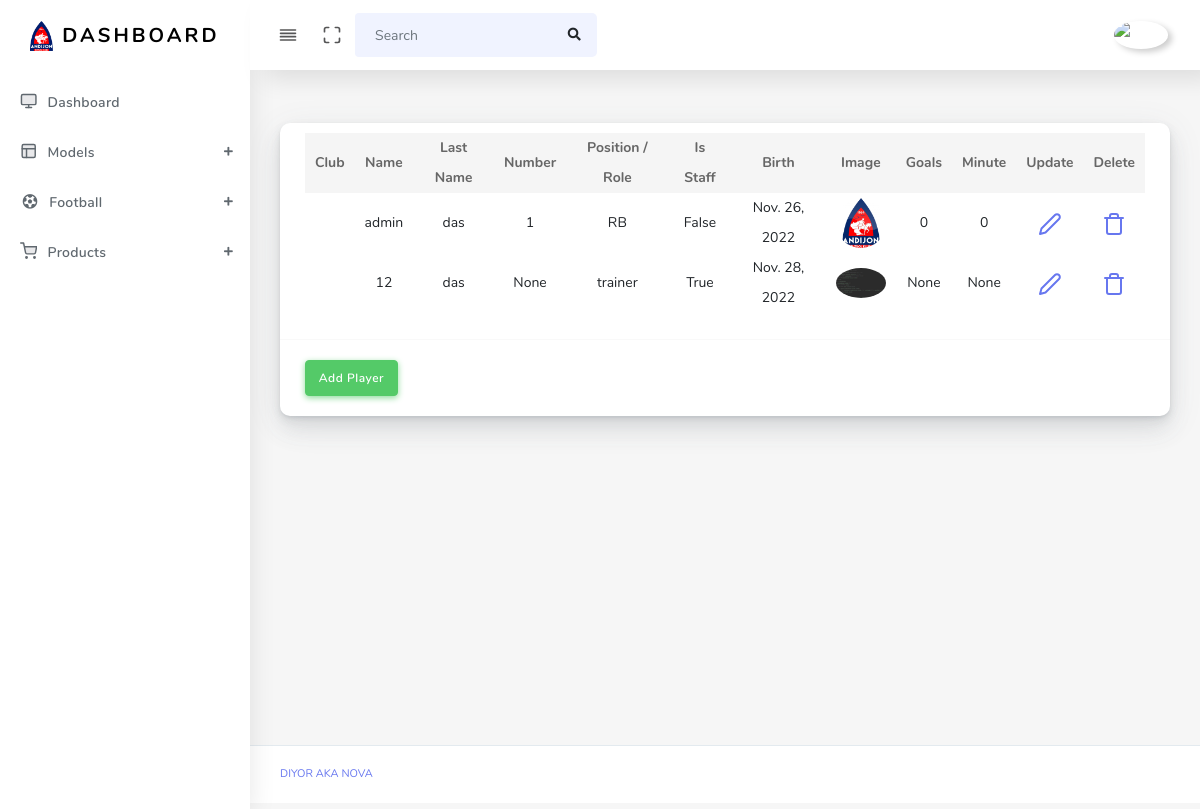
Page /player/ (signed in) on the earlier database version.
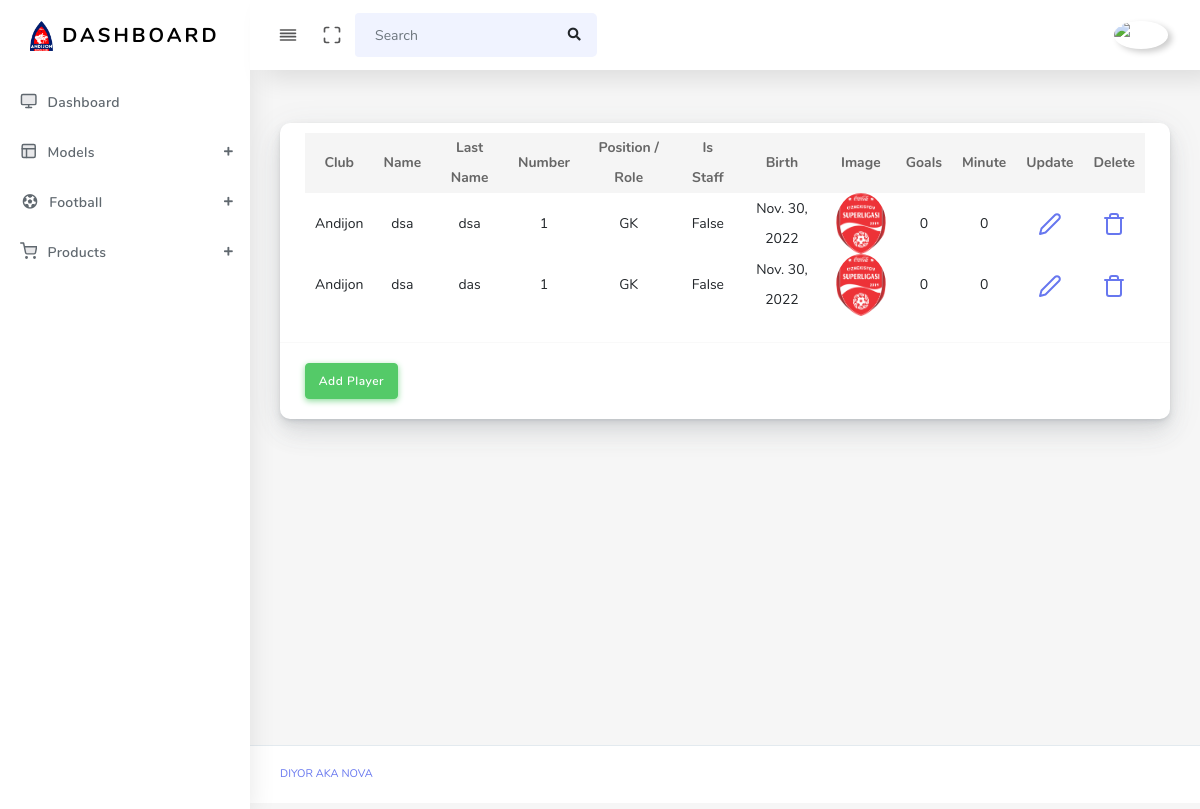
Same page on the later database version.
### main/models.py (models this page shows, shortened)
class Player(models.Model):
    club = models.ForeignKey(Club, on_delete=models.SET_NULL, null=True, blank=True)
    name = models.CharField(max_length=210)
    l_name = models.CharField(max_length=210)
    number = models.IntegerField(null=True, blank=True)
    position = models.IntegerField(choices=(
        (1, 'GK'),
        (2, 'RB'), (3, 'CB'), (4, 'LB'),
        (5, 'CMD'), (6, 'MD'),
        (7, 'RW'), (8, 'LW'), (9, 'ST'),
        (10, 'trainer'), (11, 'sub-trainer'), (12, 'analytic')
    ))
    is_staff = models.BooleanField(default=False)
    birth = models.DateField()
    img = models.ImageField(upload_to='players/')
    goals = models.IntegerField(default=0)
    minute = models.IntegerField(default=0)

class Club(models.Model):
    name = models.CharField(max_length=210)
    logo = models.ImageField(upload_to='club/')
    league = models.ForeignKey(League, on_delete=models.SET_NULL, null=True, blank=True)

### main/views.py (the view)
# urls.py: path('player/', player_view, name='player'),
@login_required(login_url='login')
def player_view(request):
    context = {
        'player': Player.objects.all(),
    }
    return render(request, 'player.html', context)

### templates/player.html
{% extends "base.html" %}
{% load static %}
{% block content %}
<div class="main-content">
    <section class="section">
        <div class="section-body">
            <div class="row">
                <div class="col-12 col-md-12 col-lg-12">
                    <div class="card">
                        <div class="card-header">
                            <table class="table table-hover" style="text-align: center;">
                                <thead>
                                    <tr>
                                        <th scope="col">Club</th>
                                        <th scope="col">Name</th>
                                        <th scope="col">Last Name</th>
                                        <th scope="col">Number</th>
                                        <th scope="col">Position / Role</th>
                                        <th scope="col">Is Staff</th>
                                        <th scope="col">Birth</th>
                                        <th scope="col">Image</th>
                                        <th scope="col">Goals</th>
                                        <th scope="col">Minute</th>
                                        <th scope="col">Update</th>
                                        <th scope="col">Delete</th>
                                    </tr>
                                </thead>
                                <tbody>
                                    {% for i in player %}
                                        <tr>
                                            <td>{{ i.club.name }}</td>
                                            <td>{{ i.name }}</td>
                                            <td>{{ i.l_name }}</td>
                                            <td>{{ i.number }}</td>
                                            <td>{{ i.get_position_display }}</td>
                                            <td>{{ i.is_staff }}</td>
                                            <td>{{ i.birth }}</td>
                                            <td><img alt="{{ i.img }}" src="{{ i.img.url }}" class="rounded-circle" width="50" data-toggle="tooltip"></td>
                                            {% if i.is_staff == False %}
                                                <td>{{ i.goals }}</td>
                                                <td>{{ i.minute }}</td>
                                            {% else %}
                                                <td>None</td>
                                                <td>None</td>
                                            {% endif %}
                                            <td><a href="{% url 'update-player' i.id %}"><i class="align-middle" data-feather="edit-2"></i></a></td>
                                            <td><a href="{% url 'delete-player' i.id %}"><i class="align-middle" data-feather="trash"></i></a></td>
                                        </tr>
                                    {% endfor %}
                                </tbody>
                            </table>
                        </div>
                        <div class="card-body">
                            <a href="{% url 'add-player' %}"><button class="btn btn-success">Add Player</button></a>
                        </div>
                    </div>
                </div>
            </div>
        </div>
    </section>
</div>
{% endblock %}

### templates/base.html (shortened to what this page needs)
{% load static %}
<!DOCTYPE html>
<html lang="en">
    <head>
        <link rel="stylesheet" href="{% static 'assets/css/app.min.css' %}">
        <link rel="stylesheet" href="{% static 'assets/bundles/bootstrap-daterangepicker/daterangepicker.css' %}">
        <link rel="stylesheet" href="{% static 'assets/bundles/bootstrap-colorpicker/dist/css/bootstrap-colorpicker.min.css' %}">
        <link rel="stylesheet" href="{% static 'assets/bundles/select2/dist/css/select2.min.css' %}">
        <link rel="stylesheet" href="{% static 'assets/bundles/jquery-selectric/selectric.css' %}">
        <link rel="stylesheet" href="{% static 'assets/bundles/bootstrap-timepicker/css/bootstrap-timepicker.min.css' %}">
        <link rel="stylesheet" href="{% static 'assets/bundles/bootstrap-tagsinput/dist/bootstrap-tagsinput.css' %}">
        <link rel="stylesheet" href="{% static 'assets/css/style.css' %}">
        <link rel="stylesheet" href="{% static 'assets/css/components.css' %}">
        <link rel="stylesheet" href="{% static 'assets/css/custom.css' %}">
    </head>
    <body>
        <div id="app">
            <div class="main-wrapper main-wrapper-1">
                <div class="navbar-bg"></div>
                <nav class="navbar navbar-expand-lg main-navbar sticky">
                    <div class="form-inline mr-auto">
                        <ul class="navbar-nav mr-3">
                            <li><a href="#" data-toggle="sidebar" class="nav-link nav-link-lg collapse-btn"> <i data-feather="align-justify"></i></a></li>
                            <li><a href="#" class="nav-link nav-link-lg fullscreen-btn"><i data-feather="maximize"></i></a></li>
                            <li>
                                <form class="form-inline mr-auto" method="post">
                                        <div class="search-element">
                                            <input class="form-control" type="search" placeholder="Search" name="name" aria-label="Search" data-width="200">
                                            <button class="btn" type="submit">
                                                <i class="fas fa-search"></i>
                                            </button>
                                        </div>
                                </form>
                            </li>
                        </ul>
                    </div>
                    <ul class="navbar-nav navbar-right">
                        <li class="dropdown"><a href="#" data-toggle="dropdown" class="nav-link dropdown-toggle nav-link-lg nav-link-user"> <img alt="image" src="{% static 'assets/img/user-1.png' %}" class="user-img-radious-style rounded-circle"> </a>
                        </li>
                    </ul>
                </nav>
                <div class="main-sidebar sidebar-style-2">
                    <aside id="sidebar-wrapper">
                        <div class="sidebar-brand">
                            <a href="{% url 'dashboard' %}"> <img alt="image" src="{% static 'assets/img/logo.png' %}" class="header-logo"/>
                                <span class="logo-name">Dashboard</span>
                            </a>
                        </div>
                        <ul class="sidebar-menu">
                            <li class="menu-header"></li>
                            {% if request.path == "/dashboard/" %}
                                <li class="dropdown active">
                                    <a href="{% url 'dashboard' %}" class="nav-link"><i data-feather="monitor"></i><span>Dashboard</span></a>
                                </li>
                            {% else %}
                                <li class="dropdown">
                                    <a href="{% url 'dashboard' %}" class="nav-link"><i data-feather="monitor"></i><span>Dashboard</span></a>
                                </li>
                            {% endif %}
                            <li class="dropdown">
                                <a href="#" class="menu-toggle nav-link has-dropdown"><i data-feather="layout"></i><span>Models</span></a>
                            </li>
                            <li class="dropdown">
                                <a href="#" class="menu-toggle nav-link has-dropdown"><i class="fas fa-futbol" style="margin-left: -2px; margin-right: 7px"></i><span>Football</span></a>
                            </li>
                            <li class="dropdown">
                                <a href="#" class="menu-toggle nav-link has-dropdown"><i data-feather="shopping-cart"></i><span>Products</span></a>
                            </li>
                        </ul>
                    </aside>
                </div>
            </div>
        </div>
        {% block content %}
        {% endblock content %}
        <footer class="main-footer">
            <div class="footer-left">
                <a href="mailto://dbdmjkf@gmail.com">DIYOR aka Nova</a></a>
            </div>
        </footer>
    </body>
</html>

Differences in the rows shown:
removed Player: name "admin", l_name "das", number "1", position "RB", is_staff "False", birth "Nov. 26, 2022", img (picture), goals "0", minute "0"
removed Player: name "12", l_name "das", number "None", position "trainer", is_staff "True", birth "Nov. 28, 2022", img (picture)
added Player: club.name "Andijon", name "dsa", l_name "dsa", number "1", position "GK", is_staff "False", birth "Nov. 30, 2022", img (picture), goals "0", minute "0"
added Player: club.name "Andijon", name "dsa", l_name "das", number "1", position "GK", is_staff "False", birth "Nov. 30, 2022", img (picture), goals "0", minute "0"
